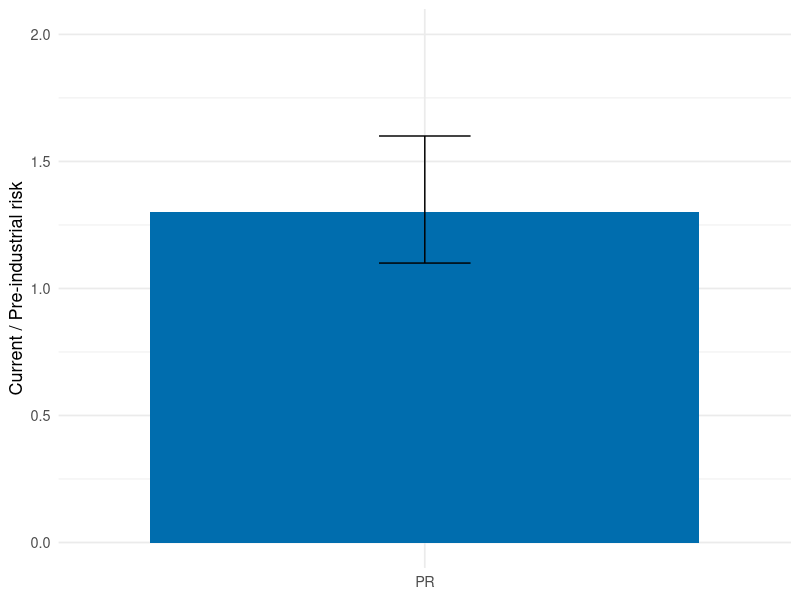

R code for this plot:
## ---- chunk 1
#| label: fig-pr
#| fig-cap: "Estimated Probability Ratio (PR) for an extreme FWI season under current vs pre-industrial climate."
library(ggplot2)
df <- data.frame(pr = 1.3, lo = 1.1, hi = 1.6)
ggplot(df, aes(x="PR")) +
  geom_col(aes(y=pr), fill="#006DAE") +
  geom_errorbar(aes(ymin=lo, ymax=hi), width=0.15) +
  coord_cartesian(ylim=c(0,2)) +
  labs(y="Current / Pre-industrial risk", x=NULL) +
  theme_minimal(base_size=13)
